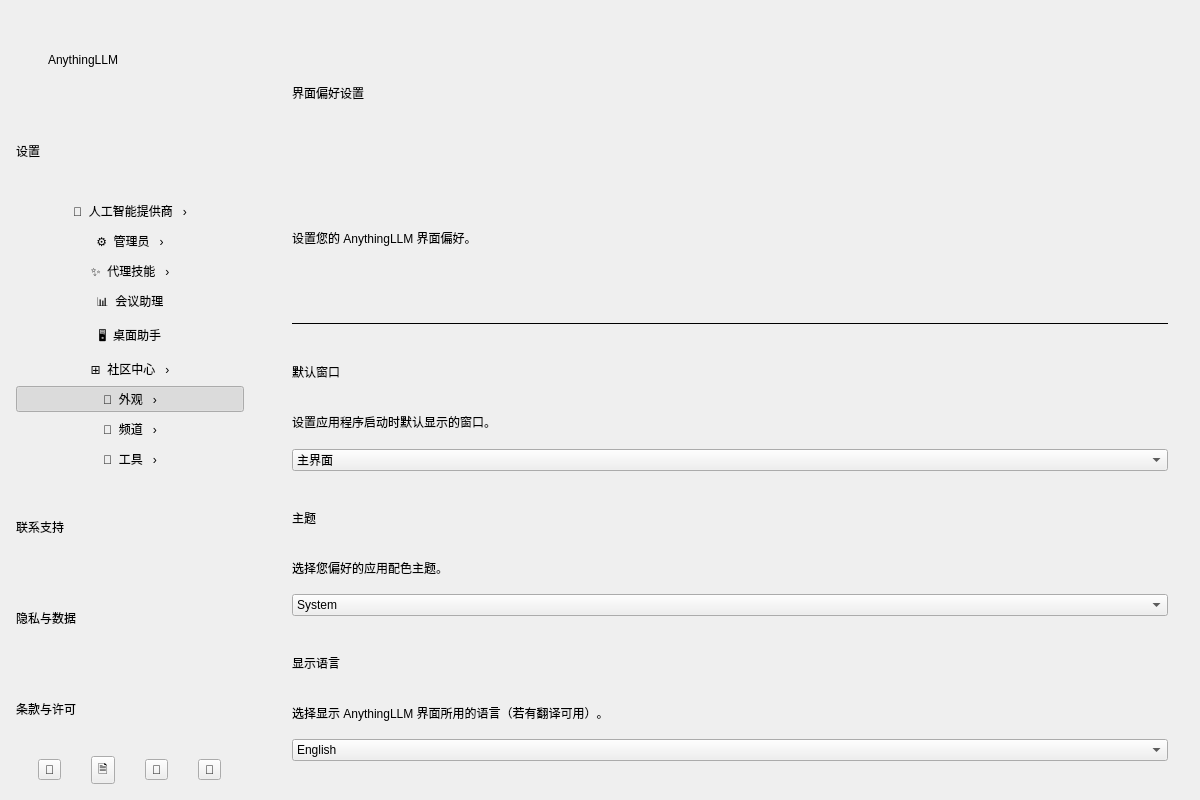
<?xml version="1.0" encoding="UTF-8"?>
<ui version="4.0">
 <class>MainSettingWidget</class>
 <widget class="QWidget" name="MainSettingWidget">
  <property name="geometry">
   <rect>
    <x>0</x>
    <y>0</y>
    <width>1200</width>
    <height>800</height>
   </rect>
  </property>
  <property name="windowTitle">
   <string>Form</string>
  </property>
  <layout class="QHBoxLayout" name="horizontalLayout">
   <property name="spacing">
    <number>0</number>
   </property>
   <property name="leftMargin">
    <number>0</number>
   </property>
   <property name="topMargin">
    <number>0</number>
   </property>
   <property name="rightMargin">
    <number>0</number>
   </property>
   <property name="bottomMargin">
    <number>0</number>
   </property>
   <item>
    <widget class="QFrame" name="sidebarFrame">
     <property name="minimumSize">
      <size>
       <width>260</width>
       <height>0</height>
      </size>
     </property>
     <property name="maximumSize">
      <size>
       <width>260</width>
       <height>16777215</height>
      </size>
     </property>
     <property name="frameShape">
      <enum>QFrame::NoFrame</enum>
     </property>
     <layout class="QVBoxLayout" name="verticalLayout">
      <property name="spacing">
       <number>4</number>
      </property>
      <property name="leftMargin">
       <number>16</number>
      </property>
      <property name="topMargin">
       <number>16</number>
      </property>
      <property name="rightMargin">
       <number>16</number>
      </property>
      <property name="bottomMargin">
       <number>16</number>
      </property>
      <item>
       <layout class="QHBoxLayout" name="logoLayout">
        <property name="spacing">
         <number>8</number>
        </property>
        <item>
         <widget class="QLabel" name="logoLabel">
          <property name="minimumSize">
           <size>
            <width>24</width>
            <height>24</height>
           </size>
          </property>
          <property name="maximumSize">
           <size>
            <width>24</width>
            <height>24</height>
           </size>
          </property>
         </widget>
        </item>
        <item>
         <widget class="QLabel" name="brandLabel">
          <property name="text">
           <string>AnythingLLM</string>
          </property>
         </widget>
        </item>
        <item>
         <spacer name="logoSpacer">
          <property name="orientation">
           <enum>Qt::Horizontal</enum>
          </property>
         </spacer>
        </item>
       </layout>
      </item>
      <item>
       <widget class="QLabel" name="settingsSectionLabel">
        <property name="text">
         <string>设置</string>
        </property>
       </widget>
      </item>
      <item>
       <widget class="QPushButton" name="aiProviderButton">
        <property name="text">
         <string>🤖  人工智能提供商   ›</string>
        </property>
        <property name="flat">
         <bool>true</bool>
        </property>
        <property name="checkable">
         <bool>true</bool>
        </property>
       </widget>
      </item>
      <item>
       <widget class="QPushButton" name="adminButton">
        <property name="text">
         <string>⚙  管理员   ›</string>
        </property>
        <property name="flat">
         <bool>true</bool>
        </property>
        <property name="checkable">
         <bool>true</bool>
        </property>
       </widget>
      </item>
      <item>
       <widget class="QPushButton" name="agentSkillsButton">
        <property name="text">
         <string>✨  代理技能   ›</string>
        </property>
        <property name="flat">
         <bool>true</bool>
        </property>
        <property name="checkable">
         <bool>true</bool>
        </property>
       </widget>
      </item>
      <item>
       <widget class="QPushButton" name="meetingAssistantButton">
        <property name="text">
         <string>📊  会议助理</string>
        </property>
        <property name="flat">
         <bool>true</bool>
        </property>
        <property name="checkable">
         <bool>true</bool>
        </property>
       </widget>
      </item>
      <item>
       <widget class="QPushButton" name="desktopAssistantButton">
        <property name="text">
         <string>🖥  桌面助手</string>
        </property>
        <property name="flat">
         <bool>true</bool>
        </property>
        <property name="checkable">
         <bool>true</bool>
        </property>
       </widget>
      </item>
      <item>
       <widget class="QPushButton" name="communityCenterButton">
        <property name="text">
         <string>⊞  社区中心   ›</string>
        </property>
        <property name="flat">
         <bool>true</bool>
        </property>
        <property name="checkable">
         <bool>true</bool>
        </property>
       </widget>
      </item>
      <item>
       <widget class="QPushButton" name="appearanceButton">
        <property name="text">
         <string>🎨  外观   ›</string>
        </property>
        <property name="flat">
         <bool>true</bool>
        </property>
        <property name="checkable">
         <bool>true</bool>
        </property>
        <property name="checked">
         <bool>true</bool>
        </property>
       </widget>
      </item>
      <item>
       <widget class="QPushButton" name="channelsButton">
        <property name="text">
         <string>📡  频道   ›</string>
        </property>
        <property name="flat">
         <bool>true</bool>
        </property>
        <property name="checkable">
         <bool>true</bool>
        </property>
       </widget>
      </item>
      <item>
       <widget class="QPushButton" name="toolsButton">
        <property name="text">
         <string>🧰  工具   ›</string>
        </property>
        <property name="flat">
         <bool>true</bool>
        </property>
        <property name="checkable">
         <bool>true</bool>
        </property>
       </widget>
      </item>
      <item>
       <spacer name="sidebarSpacer">
        <property name="orientation">
         <enum>Qt::Vertical</enum>
        </property>
       </spacer>
      </item>
      <item>
       <widget class="QLabel" name="supportLabel">
        <property name="text">
         <string>联系支持</string>
        </property>
       </widget>
      </item>
      <item>
       <widget class="QLabel" name="privacyLabel">
        <property name="text">
         <string>隐私与数据</string>
        </property>
       </widget>
      </item>
      <item>
       <widget class="QLabel" name="termsLabel">
        <property name="text">
         <string>条款与许可</string>
        </property>
       </widget>
      </item>
      <item>
       <layout class="QHBoxLayout" name="bottomButtonsLayout">
        <property name="spacing">
         <number>8</number>
        </property>
        <item>
         <widget class="QToolButton" name="bottomChatButton">
          <property name="text">
           <string>💬</string>
          </property>
         </widget>
        </item>
        <item>
         <widget class="QToolButton" name="bottomDocsButton">
          <property name="text">
           <string>🗎</string>
          </property>
         </widget>
        </item>
        <item>
         <widget class="QToolButton" name="bottomGithubButton">
          <property name="text">
           <string>🐙</string>
          </property>
         </widget>
        </item>
        <item>
         <widget class="QToolButton" name="bottomToolsButton">
          <property name="text">
           <string>🔧</string>
          </property>
         </widget>
        </item>
       </layout>
      </item>
     </layout>
    </widget>
   </item>
   <item>
    <widget class="QFrame" name="contentFrame">
     <property name="frameShape">
      <enum>QFrame::NoFrame</enum>
     </property>
     <layout class="QVBoxLayout" name="contentLayout">
      <property name="spacing">
       <number>24</number>
      </property>
      <property name="leftMargin">
       <number>32</number>
      </property>
      <property name="topMargin">
       <number>32</number>
      </property>
      <property name="rightMargin">
       <number>32</number>
      </property>
      <property name="bottomMargin">
       <number>32</number>
      </property>
      <item>
       <widget class="QLabel" name="titleLabel">
        <property name="text">
         <string>界面偏好设置</string>
        </property>
       </widget>
      </item>
      <item>
       <widget class="QLabel" name="subtitleLabel">
        <property name="text">
         <string>设置您的 AnythingLLM 界面偏好。</string>
        </property>
       </widget>
      </item>
      <item>
       <widget class="QFrame" name="separatorLine">
        <property name="frameShape">
         <enum>QFrame::HLine</enum>
        </property>
        <property name="frameShadow">
         <enum>QFrame::Plain</enum>
        </property>
       </widget>
      </item>
      <item>
       <widget class="QFrame" name="defaultWindowRow">
        <property name="frameShape">
         <enum>QFrame::NoFrame</enum>
        </property>
        <layout class="QVBoxLayout" name="defaultWindowLayout">
         <property name="spacing">
          <number>4</number>
         </property>
         <property name="leftMargin">
          <number>0</number>
         </property>
         <property name="topMargin">
          <number>0</number>
         </property>
         <property name="rightMargin">
          <number>0</number>
         </property>
         <property name="bottomMargin">
          <number>0</number>
         </property>
         <item>
          <widget class="QLabel" name="defaultWindowLabel">
           <property name="text">
            <string>默认窗口</string>
           </property>
          </widget>
         </item>
         <item>
          <widget class="QLabel" name="defaultWindowDesc">
           <property name="text">
            <string>设置应用程序启动时默认显示的窗口。</string>
           </property>
          </widget>
         </item>
         <item>
          <widget class="QComboBox" name="defaultWindowCombo">
           <item>
            <property name="text">
             <string>主界面</string>
            </property>
           </item>
          </widget>
         </item>
        </layout>
       </widget>
      </item>
      <item>
       <widget class="QFrame" name="themeRow">
        <property name="frameShape">
         <enum>QFrame::NoFrame</enum>
        </property>
        <layout class="QVBoxLayout" name="themeLayout">
         <property name="spacing">
          <number>4</number>
         </property>
         <property name="leftMargin">
          <number>0</number>
         </property>
         <property name="topMargin">
          <number>0</number>
         </property>
         <property name="rightMargin">
          <number>0</number>
         </property>
         <property name="bottomMargin">
          <number>0</number>
         </property>
         <item>
          <widget class="QLabel" name="themeLabel">
           <property name="text">
            <string>主题</string>
           </property>
          </widget>
         </item>
         <item>
          <widget class="QLabel" name="themeDesc">
           <property name="text">
            <string>选择您偏好的应用配色主题。</string>
           </property>
          </widget>
         </item>
         <item>
          <widget class="QComboBox" name="themeCombo">
           <item>
            <property name="text">
             <string>System</string>
            </property>
           </item>
           <item>
            <property name="text">
             <string>Light</string>
            </property>
           </item>
           <item>
            <property name="text">
             <string>Dark</string>
            </property>
           </item>
          </widget>
         </item>
        </layout>
       </widget>
      </item>
      <item>
       <widget class="QFrame" name="languageRow">
        <property name="frameShape">
         <enum>QFrame::NoFrame</enum>
        </property>
        <layout class="QVBoxLayout" name="languageLayout">
         <property name="spacing">
          <number>4</number>
         </property>
         <property name="leftMargin">
          <number>0</number>
         </property>
         <property name="topMargin">
          <number>0</number>
         </property>
         <property name="rightMargin">
          <number>0</number>
         </property>
         <property name="bottomMargin">
          <number>0</number>
         </property>
         <item>
          <widget class="QLabel" name="languageLabel">
           <property name="text">
            <string>显示语言</string>
           </property>
          </widget>
         </item>
         <item>
          <widget class="QLabel" name="languageDesc">
           <property name="text">
            <string>选择显示 AnythingLLM 界面所用的语言（若有翻译可用）。</string>
           </property>
          </widget>
         </item>
         <item>
          <widget class="QComboBox" name="languageCombo">
           <item>
            <property name="text">
             <string>English</string>
            </property>
           </item>
           <item>
            <property name="text">
             <string>中文（简体）</string>
            </property>
           </item>
          </widget>
         </item>
        </layout>
       </widget>
      </item>
      <item>
       <spacer name="contentSpacer">
        <property name="orientation">
         <enum>Qt::Vertical</enum>
        </property>
       </spacer>
      </item>
     </layout>
    </widget>
   </item>
  </layout>
 </widget>
 <resources/>
 <connections/>
</ui>
